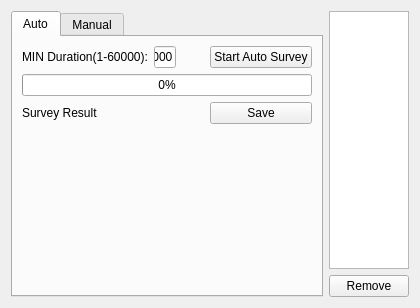
<?xml version="1.0" encoding="UTF-8"?>
<ui version="4.0">
 <class>SurveyView</class>
 <widget class="QWidget" name="SurveyView">
  <property name="geometry">
   <rect>
    <x>0</x>
    <y>0</y>
    <width>420</width>
    <height>308</height>
   </rect>
  </property>
  <property name="windowTitle">
   <string>Form</string>
  </property>
  <layout class="QGridLayout" name="gridLayout_2">
   <item row="0" column="1">
    <widget class="QListView" name="listView"/>
   </item>
   <item row="0" column="0" rowspan="2">
    <widget class="QTabWidget" name="tabWidget">
     <property name="currentIndex">
      <number>0</number>
     </property>
     <widget class="QWidget" name="tab">
      <attribute name="title">
       <string>Auto</string>
      </attribute>
      <layout class="QGridLayout" name="gridLayout">
       <item row="0" column="2">
        <spacer name="horizontalSpacer">
         <property name="orientation">
          <enum>Qt::Horizontal</enum>
         </property>
         <property name="sizeHint" stdset="0">
          <size>
           <width>258</width>
           <height>20</height>
          </size>
         </property>
        </spacer>
       </item>
       <item row="3" column="0" colspan="4">
        <widget class="LLA_XYZ_Component" name="widget_autoLLAXYZ" native="true">
         <property name="sizePolicy">
          <sizepolicy hsizetype="Expanding" vsizetype="Expanding">
           <horstretch>0</horstretch>
           <verstretch>0</verstretch>
          </sizepolicy>
         </property>
        </widget>
       </item>
       <item row="1" column="0" colspan="4">
        <widget class="QProgressBar" name="progressBar">
         <property name="maximum">
          <number>10000</number>
         </property>
         <property name="value">
          <number>24</number>
         </property>
         <property name="alignment">
          <set>Qt::AlignCenter</set>
         </property>
         <property name="invertedAppearance">
          <bool>false</bool>
         </property>
        </widget>
       </item>
       <item row="0" column="0">
        <widget class="QLabel" name="label_2">
         <property name="text">
          <string>MIN Duration(1-60000):</string>
         </property>
        </widget>
       </item>
       <item row="2" column="0">
        <widget class="QLabel" name="label">
         <property name="text">
          <string>Survey Result</string>
         </property>
        </widget>
       </item>
       <item row="0" column="3">
        <widget class="QPushButton" name="pushButton_AutoSurvey">
         <property name="text">
          <string>Start Auto Survey</string>
         </property>
        </widget>
       </item>
       <item row="0" column="1">
        <widget class="QLineEdit" name="lineEdit_miniDuration">
         <property name="text">
          <string>60000</string>
         </property>
        </widget>
       </item>
       <item row="2" column="3">
        <widget class="QPushButton" name="pushButton_save">
         <property name="text">
          <string>Save</string>
         </property>
        </widget>
       </item>
      </layout>
     </widget>
     <widget class="QWidget" name="tab_2">
      <attribute name="title">
       <string>Manual</string>
      </attribute>
      <layout class="QGridLayout" name="gridLayout_3" rowstretch="0,0,2,2" rowminimumheight="0,0,2,0">
       <item row="0" column="0" colspan="2">
        <widget class="QLabel" name="label_3">
         <property name="text">
          <string>Double-click the element in the right table to
import the saved coordinates.</string>
         </property>
        </widget>
       </item>
       <item row="1" column="0" colspan="2">
        <widget class="QGroupBox" name="groupBox">
         <property name="sizePolicy">
          <sizepolicy hsizetype="Preferred" vsizetype="Minimum">
           <horstretch>0</horstretch>
           <verstretch>0</verstretch>
          </sizepolicy>
         </property>
         <property name="title">
          <string>Pos Type</string>
         </property>
         <layout class="QHBoxLayout" name="horizontalLayout">
          <item>
           <widget class="QRadioButton" name="radioButton_lla">
            <property name="text">
             <string>LLA(Degree)</string>
            </property>
           </widget>
          </item>
          <item>
           <widget class="QRadioButton" name="radioButton_xyz">
            <property name="text">
             <string>ECEF(m)</string>
            </property>
            <property name="checked">
             <bool>true</bool>
            </property>
           </widget>
          </item>
         </layout>
        </widget>
       </item>
       <item row="2" column="0" colspan="2">
        <widget class="LLA_XYZ_Component" name="widget_input" native="true"/>
       </item>
       <item row="3" column="0">
        <spacer name="horizontalSpacer_2">
         <property name="orientation">
          <enum>Qt::Horizontal</enum>
         </property>
         <property name="sizeHint" stdset="0">
          <size>
           <width>213</width>
           <height>20</height>
          </size>
         </property>
        </spacer>
       </item>
       <item row="3" column="1">
        <widget class="QPushButton" name="pushButton_assign">
         <property name="text">
          <string>Assign Coordinates</string>
         </property>
        </widget>
       </item>
      </layout>
     </widget>
    </widget>
   </item>
   <item row="1" column="1">
    <widget class="QPushButton" name="pushButton_clear_Item">
     <property name="text">
      <string>Remove</string>
     </property>
    </widget>
   </item>
  </layout>
 </widget>
 <customwidgets>
  <customwidget>
   <class>LLA_XYZ_Component</class>
   <extends>QWidget</extends>
   <header>lla_xyz_component.h</header>
   <container>1</container>
  </customwidget>
 </customwidgets>
 <resources/>
 <connections/>
</ui>
